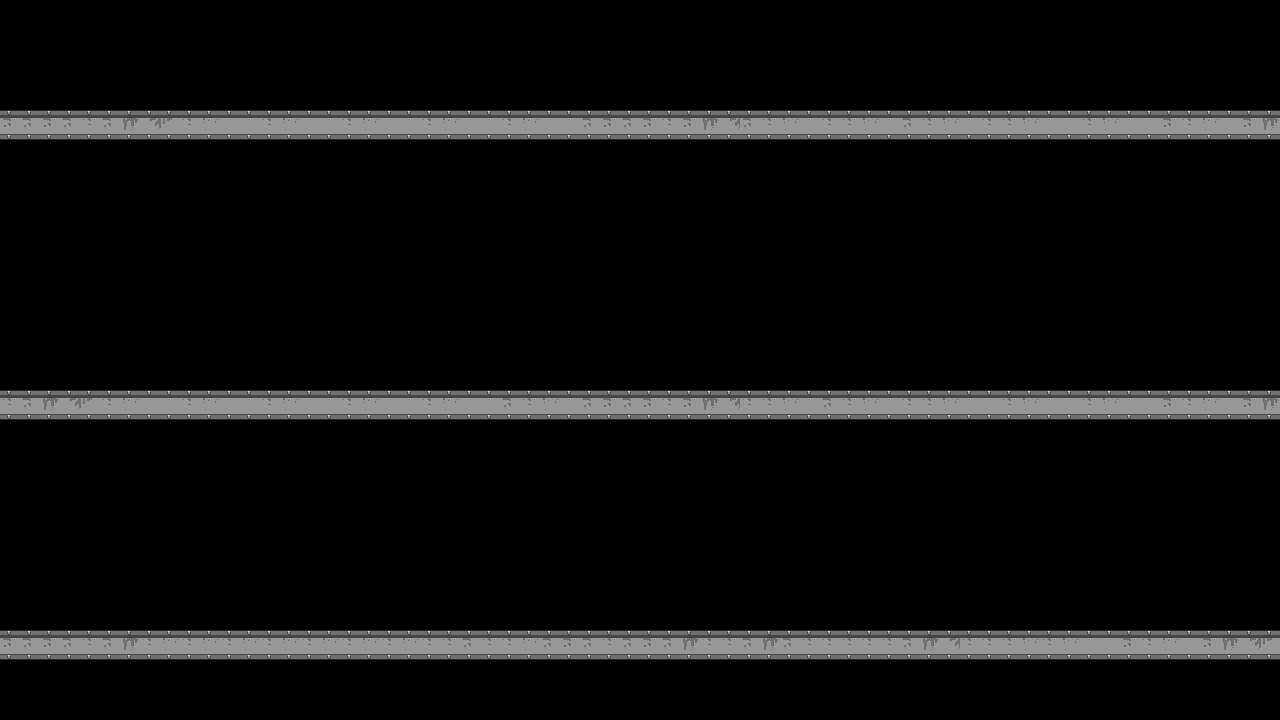

Below is a game level as drawn by its tile map, then a one-line description and the .tmx that defines it (tile-layer data replaced by summaries):
An orthogonal 64x36 tile map with 20x20 px tiles, 1 tile layer (bg2), 5 hidden layers not drawn, 3 tilesets, 1 image layer and 12 objects (3x guard, 3x sg_guard, player, MovingPlatform, vertical, ...).

<map version="1.10" tiledversion="1.10.1" orientation="orthogonal" renderorder="right-down" width="64" height="36" tilewidth="20" tileheight="20" infinite="0" nextlayerid="12" nextobjectid="19">
 <editorsettings>
  <export target="0.csv" format="csv" />
 </editorsettings>
 <tileset firstgid="1" source="0.tsx" />
 <tileset firstgid="16" source="platforms.tsx" />
 <tileset firstgid="19" source="bg_decoration.tsx" />
 <imagelayer id="6" name="bg0" visible="0">
  <image source="../assets/bg_images/bg0.png" width="1280" height="720" />
 </imagelayer>
 <imagelayer id="9" name="bg1" visible="0">
  <image source="../assets/bg_images/bg1.png" width="1280" height="720" />
 </imagelayer>
 <layer id="10" name="bg2" width="64" height="36">
  <data>[2304 cells, 97 non-empty, 2 distinct tile ids]</data>
 </layer>
 <imagelayer id="11" name="bg2">
  <image source="../assets/bg_images/bg2.png" width="1280" height="720" />
 </imagelayer>
 <layer id="7" name="bg0" width="64" height="36" visible="0">
  <data>[2304 cells, 71 non-empty, 3 distinct tile ids]</data>
 </layer>
 <layer id="8" name="bg1" width="64" height="36" visible="0">
  <data>[2304 cells, 54 non-empty, 2 distinct tile ids]</data>
 </layer>
 <layer id="1" name="blocks" width="64" height="36" visible="0">
  <data>[2304 cells, 675 non-empty, 15 distinct tile ids]</data>
 </layer>
 <objectgroup id="2" name="entities" visible="0">
  <object id="1" name="player" x="143.76" y="33.646">
   <point />
  </object>
  <object id="4" name="guard" x="360.93" y="102.467">
   <point />
  </object>
  <object id="5" name="guard" x="189.641" y="163.642">
   <point />
  </object>
  <object id="7" name="guard" x="42.8222" y="65.7626">
   <point />
  </object>
  <object id="8" name="sg_guard" x="321.166" y="243.169">
   <point />
  </object>
  <object id="9" name="sg_guard" x="393.046" y="102.467">
   <point />
  </object>
  <object id="11" name="sg_guard" x="38.2341" y="133.055">
   <point />
  </object>
 </objectgroup>
 <objectgroup id="4" name="platforms" visible="0">
  <object id="14" name="horizontal" type="MovingPlatform" gid="16" x="200" y="20" width="60" height="20" />
  <object id="15" name="vertical" gid="17" x="600" y="260" width="80" height="20" />
  <object id="16" name="vertical_2" gid="18" x="40" y="200" width="40" height="20" />
  <object id="17" name="vertical_3" gid="18" x="180" y="500" width="40" height="20" />
  <object id="18" name="vertical_4" gid="17" x="780" y="220" width="80" height="20" />
 </objectgroup>
</map>
